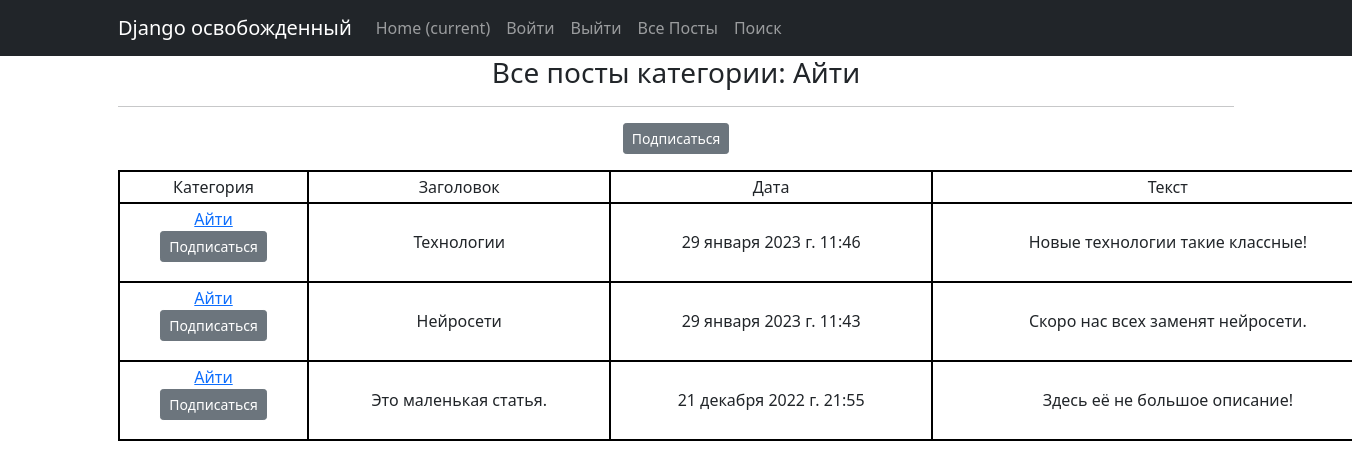
The page /post/categories/1 on the database as committed earlier.
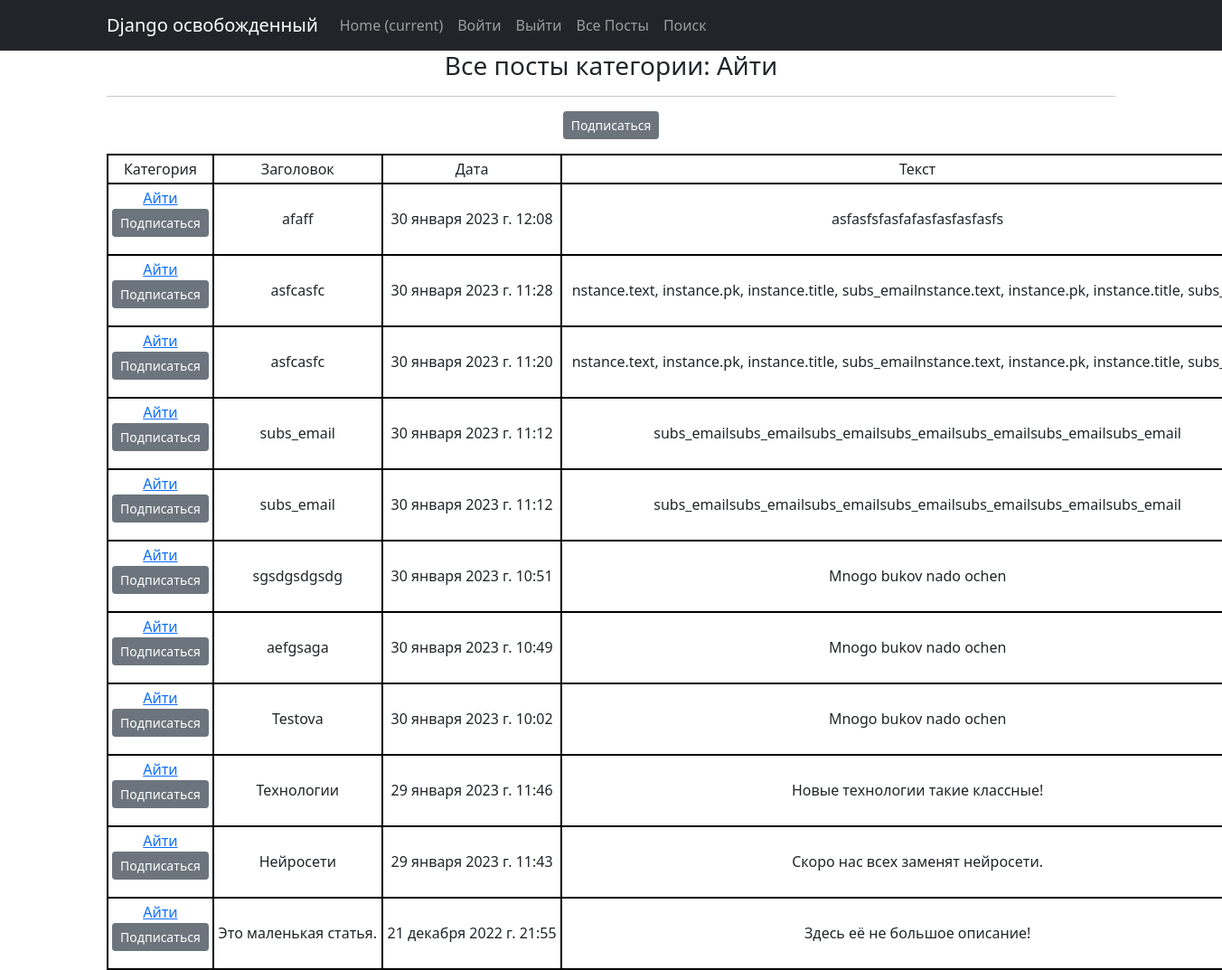
The same page on the database as committed later.
### news/models.py (models this page shows, shortened)
class Category(models.Model):
    name = models.CharField(max_length=64, unique=True)
    subscribers = models.ManyToManyField(User, related_name='categories')
    def __str__(self):
        return self.name.title()

class Post(models.Model):
    author = models.ForeignKey(Author, on_delete=models.CASCADE)
    NEWS = 'NW'
    ARTICLE = 'AR'
    CATEGORY_CHOICES = (
        (NEWS, 'Новость'),
        (ARTICLE, 'Статья'),
    )
    categoryType = models.CharField(max_length=2, choices=CATEGORY_CHOICES, default=ARTICLE)
    dateCreation = models.DateTimeField(auto_now_add=True)
    postCategory = models.ManyToManyField(Category, through='PostCategory')
    title = models.CharField(max_length=128)
    text = models.TextField()
    rating = models.SmallIntegerField(default=0)

### news/views.py (the view)
# urls.py: path('categories/<int:pk>', CategoryList.as_view(), name='category_list'),
class CategoryList(ListView):
    model = Post
    template_name = 'category_list.html'
    context_object_name = 'category_news_list'
    def get_queryset(self):
        self.category = get_object_or_404(Category, id=self.kwargs['pk'])
        queryset = Post.objects.filter(postCategory=self.category).order_by('-dateCreation')
        return queryset
    def get_context_data(self, **kwargs):
        context = super().get_context_data(**kwargs)
        context['is_not_subscriber'] = self.request.user not in self.category.subscribers.all()
        context['category'] = self.category
        return context

### news/templatetags/custom_filters.py (called while the page is built)
@register.filter()
def censor(text, word=str):
    if word in text:
        reword = word[0] + ((len(word) - 2) * "*") + word[-1]
        text = text.replace(word, reword)
    return text

### templates/category_list.html (shortened to what this page needs)
{% extends 'flatpages/default.html' %}
{% load custom_filters %}
{% load custom_tags %}
{% block content %}
    <h3> Все посты категории: {{ category }}</h3>
    <hr>
    {% if is_not_subscriber %}
        <p class="text-center"><a href="{% url 'add_subs' category.id %}"
                                  class="btn btn-secondary btn-sm">Подписаться</a></p>
    {% else %}
        <p class="text-center"><a href="{% url 'del_subs' category.id %}"
                                  class="btn btn-secondary btn-sm">Отписаться</a></p>
    {% endif %}
   {% if category_news_list %}
    <table>
        <tr>
            <td>Категория</td>
            <td>Заголовок</td>
            <td>Дата</td>
            <td>Текст</td>
        </tr>
        {% for news in category_news_list %}
        <tr>
            <td>
                <a href="{% url 'category_list' category.id %}" >{{ category }}</a>
                {% if is_not_subscriber %}
                    <p class="text-center"><a href="{% url 'add_subs' category.id %}"
                                              class="btn btn-secondary btn-sm">Подписаться</a></p>
                {% else %}
                    <p class="text-center"><a href="{% url 'del_subs' category.id %}"
                                              class="btn btn-secondary btn-sm">Отписаться</a></p>
                {% endif %}
            </td>
            <td>{{ news.title }}</td>
            <td>{{ news.dateCreation }}</td>
            <td>{{ news.text|truncatewords:20|censor:"борьбу"|censor:"ограбили"|censor:"умерщвляли" }}</td>
        </tr>
        {% endfor %}
    </table>
   {% else %}
       <h2>Постов нет!</h2>
   {% endif %}
{% endblock content %}

Rows that differ between the two databases and show on the page:
added Post: {{ category }} "Айти", title "afaff", dateCreation "30 января 2023 г. 12:08", text|censor "asfasfsfasfafasfasfasfasfs"
added Post: {{ category }} "Айти", title "asfcasfc", dateCreation "30 января 2023 г. 11:28", text|censor "nstance.text, instance.pk, instance.title, subs_emailnstance.text, instance.pk, instance.title,…"
added Post: {{ category }} "Айти", title "asfcasfc", dateCreation "30 января 2023 г. 11:20", text|censor "nstance.text, instance.pk, instance.title, subs_emailnstance.text, instance.pk, instance.title,…"
added Post: {{ category }} "Айти", title "subs_email", dateCreation "30 января 2023 г. 11:12", text|censor "subs_emailsubs_emailsubs_emailsubs_emailsubs_emailsubs_emailsubs_email"
added Post: {{ category }} "Айти", title "subs_email", dateCreation "30 января 2023 г. 11:12", text|censor "subs_emailsubs_emailsubs_emailsubs_emailsubs_emailsubs_emailsubs_email"
added Post: {{ category }} "Айти", title "sgsdgsdgsdg", dateCreation "30 января 2023 г. 10:51", text|censor "Mnogo bukov nado ochen"
added Post: {{ category }} "Айти", title "aefgsaga", dateCreation "30 января 2023 г. 10:49", text|censor "Mnogo bukov nado ochen"
added Post: {{ category }} "Айти", title "Testova", dateCreation "30 января 2023 г. 10:02", text|censor "Mnogo bukov nado ochen"
